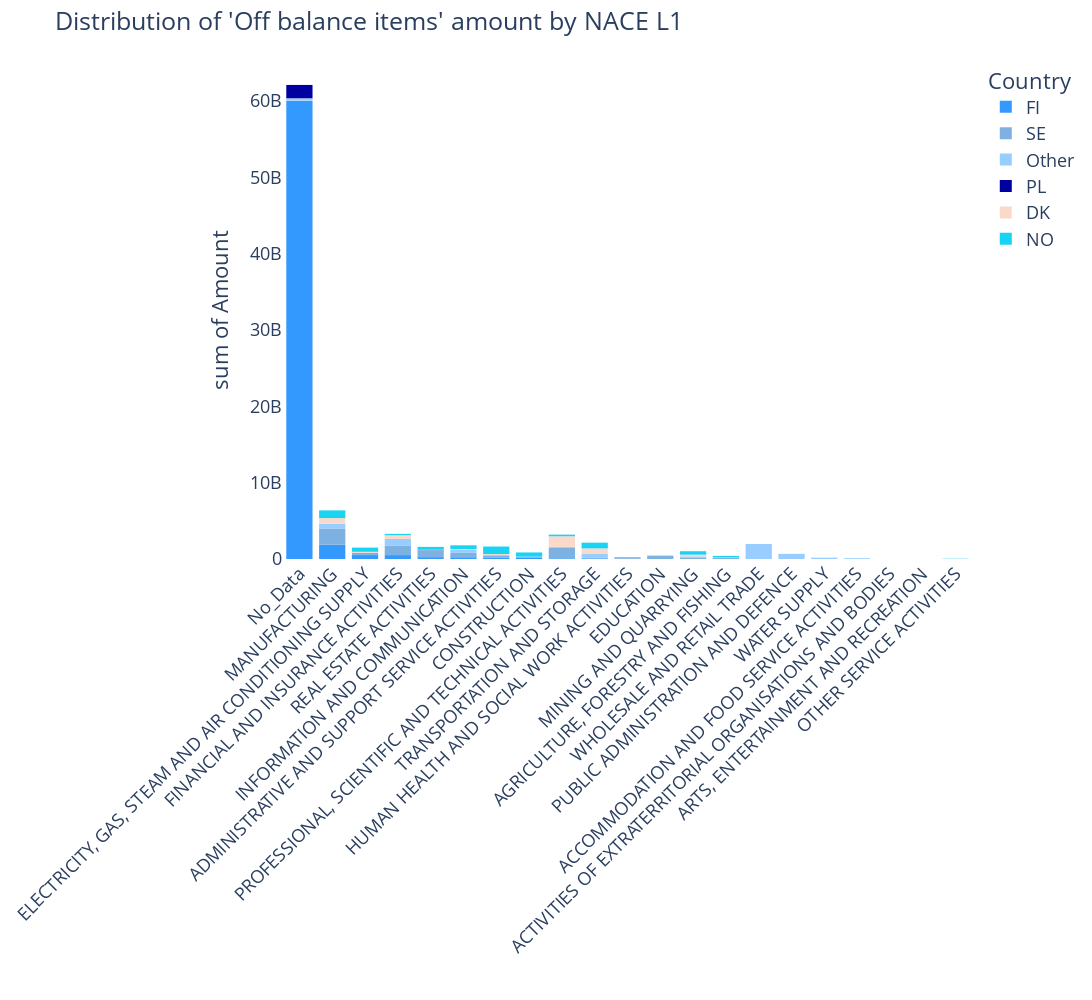

Source (notebook cell):
### Code cell
# Define the custom color list
colors = ['#FBD9CA', '#0000A0', '#99CCFF', '#7DB1E2', '#3399FF' ]

# Create the bar chart
fig_Q4b2 = px.histogram(df_answ_Q4b_off_B, x='NACE_Name_L1', y='Amount', color='Country', width=2000, height=1000)

# Set the color of the bars using the custom color list
for i, color in enumerate(reversed(colors)):
    fig_Q4b2.data[i].marker.color = color

fig_Q4b2.update_traces( hoverinfo='text', textposition='outside', )

# Set the title and remove the x-axis label
fig_Q4b2.update_layout(title_text="Distribution of 'Off balance items' amount by NACE L1", xaxis_title="", font=dict(size=18), xaxis_tickangle=-45, paper_bgcolor='white', plot_bgcolor = 'white') 

# Show the plot
fig_Q4b2.show()

### Figure 1 — Plotly figure (JSON) as saved in the notebook; plotly's stock layout.template omitted (floating-point values rounded to 4 significant figures)
{"data": [{"alignmentgroup": "True", "bingroup": "x", "histfunc": "sum", "hoverinfo": "text", "hovertemplate": "Country=FI<br>NACE_Name_L1=%{x}<br>sum of Amount=%{y}<extra></extra>", "legendgroup": "FI", "marker": {"color": "#3399FF", "pattern": {"shape": ""}}, "name": "FI", "offsetgroup": "FI", "orientation": "v", "showlegend": true, "textposition": "outside", "type": "histogram", "x": ["No_Data", "MANUFACTURING", "ELECTRICITY, GAS, STEAM AND AIR CONDITIONING SUPPLY", "FINANCIAL AND INSURANCE ACTIVITIES", "REAL ESTATE ACTIVITIES", "INFORMATION AND COMMUNICATION", "ADMINISTRATIVE AND SUPPORT SERVICE ACTIVITIES", "CONSTRUCTION", "PROFESSIONAL, SCIENTIFIC AND TECHNICAL ACTIVITIES", "TRANSPORTATION AND STORAGE", "HUMAN HEALTH AND SOCIAL WORK ACTIVITIES"], "xaxis": "x", "y": [60010000000.0, 1867000000.0, 515500000.0, 512100000.0, 246800000.0, 230400000.0, 181100000.0, 150300000.0, 95110000.0, 85800000.0, 26290000.0], "yaxis": "y"}, {"alignmentgroup": "True", "bingroup": "x", "histfunc": "sum", "hoverinfo": "text", "hovertemplate": "Country=SE<br>NACE_Name_L1=%{x}<br>sum of Amount=%{y}<extra></extra>", "legendgroup": "SE", "marker": {"color": "#7DB1E2", "pattern": {"shape": ""}}, "name": "SE", "offsetgroup": "SE", "orientation": "v", "showlegend": true, "textposition": "outside", "type": "histogram", "x": ["MANUFACTURING", "PROFESSIONAL, SCIENTIFIC AND TECHNICAL ACTIVITIES", "FINANCIAL AND INSURANCE ACTIVITIES", "REAL ESTATE ACTIVITIES", "INFORMATION AND COMMUNICATION", "EDUCATION", "ELECTRICITY, GAS, STEAM AND AIR CONDITIONING SUPPLY", "ADMINISTRATIVE AND SUPPORT SERVICE ACTIVITIES", "MINING AND QUARRYING", "HUMAN HEALTH AND SOCIAL WORK ACTIVITIES", "CONSTRUCTION", "AGRICULTURE, FORESTRY AND FISHING", "TRANSPORTATION AND STORAGE", "No_Data"], "xaxis": "x", "y": [2140000000.0, 1353000000.0, 1266000000.0, 923700000.0, 573900000.0, 439700000.0, 306100000.0, 294300000.0, 210700000.0, 209300000.0, 168500000.0, 153800000.0, 70290000.0, 50000000], "yaxis": "y"}, {"alignmentgroup": "True", "bingroup": "x", "histfunc": "sum", "hoverinfo": "text", "hovertemplate": "Country=Other<br>NACE_Name_L1=%{x}<br>sum of Amount=%{y}<extra></extra>", "legendgroup": "Other", "marker": {"color": "#99CCFF", "pattern": {"shape": ""}}, "name": "Other", "offsetgroup": "Other", "orientation": "v", "showlegend": true, "textposition": "outside", "type": "histogram", "x": ["WHOLESALE AND RETAIL TRADE", "PUBLIC ADMINISTRATION AND DEFENCE", "FINANCIAL AND INSURANCE ACTIVITIES", "INFORMATION AND COMMUNICATION", "MANUFACTURING", "TRANSPORTATION AND STORAGE", "FINANCIAL AND INSURANCE ACTIVITIES", "MANUFACTURING", "WATER SUPPLY", "No_Data", "FINANCIAL AND INSURANCE ACTIVITIES", "PROFESSIONAL, SCIENTIFIC AND TECHNICAL ACTIVITIES", "ACCOMMODATION AND FOOD SERVICE ACTIVITIES", "MANUFACTURING", "TRANSPORTATION AND STORAGE", "TRANSPORTATION AND STORAGE", "INFORMATION AND COMMUNICATION", "TRANSPORTATION AND STORAGE", "FINANCIAL AND INSURANCE ACTIVITIES", "MINING AND QUARRYING", "AGRICULTURE, FORESTRY AND FISHING", "No_Data", "INFORMATION AND COMMUNICATION", "MINING AND QUARRYING", "ADMINISTRATIVE AND SUPPORT SERVICE ACTIVITIES", "MANUFACTURING", "TRANSPORTATION AND STORAGE", "AGRICULTURE, FORESTRY AND FISHING", "No_Data", "No_Data", "FINANCIAL AND INSURANCE ACTIVITIES", "No_Data", "MANUFACTURING", "MINING AND QUARRYING", "TRANSPORTATION AND STORAGE", "INFORMATION AND COMMUNICATION", "MANUFACTURING", "PROFESSIONAL, SCIENTIFIC AND TECHNICAL ACTIVITIES", "No_Data", "MANUFACTURING", "MINING AND QUARRYING", "No_Data", "MINING AND QUARRYING", "HUMAN HEALTH AND SOCIAL WORK ACTIVITIES", "INFORMATION AND COMMUNICATION", "FINANCIAL AND INSURANCE ACTIVITIES", "TRANSPORTATION AND STORAGE", "ADMINISTRATIVE AND SUPPORT SERVICE ACTIVITIES", "TRANSPORTATION AND STORAGE", "MANUFACTURING", "INFORMATION AND COMMUNICATION", "ACTIVITIES OF EXTRATERRITORIAL ORGANISATIONS AND BODIES", "TRANSPORTATION AND STORAGE", "PROFESSIONAL, SCIENTIFIC AND TECHNICAL ACTIVITIES", "MANUFACTURING", "INFORMATION AND COMMUNICATION", "AGRICULTURE, FORESTRY AND FISHING", "INFORMATION AND COMMUNICATION", "INFORMATION AND COMMUNICATION", "MANUFACTURING", "MANUFACTURING", "MINING AND QUARRYING", "MANUFACTURING", "MANUFACTURING", "No_Data", "REAL ESTATE ACTIVITIES", "FINANCIAL AND INSURANCE ACTIVITIES", "ADMINISTRATIVE AND SUPPORT SERVICE ACTIVITIES", "TRANSPORTATION AND STORAGE", "MANUFACTURING", "TRANSPORTATION AND STORAGE", "ADMINISTRATIVE AND SUPPORT SERVICE ACTIVITIES", "TRANSPORTATION AND STORAGE", "FINANCIAL AND INSURANCE ACTIVITIES", "INFORMATION AND COMMUNICATION", "TRANSPORTATION AND STORAGE", "TRANSPORTATION AND STORAGE", "ELECTRICITY, GAS, STEAM AND AIR CONDITIONING SUPPLY", "TRANSPORTATION AND STORAGE", "AGRICULTURE, FORESTRY AND FISHING", "FINANCIAL AND INSURANCE ACTIVITIES", "ELECTRICITY, GAS, STEAM AND AIR CONDITIONING SUPPLY", "No_Data"], "xaxis": "x", "y": [1968000000.0, 674400000.0, 438000000.0, 280900000.0, 266666668, 253700000.0, 193200000.0, 189600000.0, 173700000.0, 167800000.0, 135100000.0, 125800000.0, 90000000, 80050000.0, 78380000.0, 70080000.0, 58780000.0, 52940000.0, 49520000.0, 48670000.0, 47750000.0, 43700000.0, 35580000.0, 34520000.0, 26440000.0, 23770000.0, 23110000.0, 22590000.0, 21780000.0, 20500000.0, 17690000.0, 17500000.0, 17500000, 16440000.0, 13800000.0, 13170000.0, 12760000.0, 12580000.0, 12290000.0, 12270000.0, 12130000.0, 11430000.0, 11090000.0, 10840000.0, 8801000.0, 8000000, 7115000.0, 6726000.0, 6556000.0, 5817000.0, 5494000.0, 5391000.0, 5304000.0, 5000000, 4163000.0, 3880000.0, 3338000.0, 3100000.0, 2987000.0, 2206000.0, 1646000.0, 1631000.0, 1082000, 1065000.0, 536667, 512400, 466700.0, 323700.0, 121500.0, 56340.0, 0.85, 0.61, 0.04, 0.03, 0.02, 0.02, 0.01, 0.01, 0.01, 0.01, 0.01, 0.01, 0.01], "yaxis": "y"}, {"alignmentgroup": "True", "bingroup": "x", "histfunc": "sum", "hoverinfo": "text", "hovertemplate": "Country=PL<br>NACE_Name_L1=%{x}<br>sum of Amount=%{y}<extra></extra>", "legendgroup": "PL", "marker": {"color": "#0000A0", "pattern": {"shape": ""}}, "name": "PL", "offsetgroup": "PL", "orientation": "v", "showlegend": true, "textposition": "outside", "type": "histogram", "x": ["No_Data"], "xaxis": "x", "y": [1744000000.0], "yaxis": "y"}, {"alignmentgroup": "True", "bingroup": "x", "histfunc": "sum", "hoverinfo": "text", "hovertemplate": "Country=DK<br>NACE_Name_L1=%{x}<br>sum of Amount=%{y}<extra></extra>", "legendgroup": "DK", "marker": {"color": "#FBD9CA", "pattern": {"shape": ""}}, "name": "DK", "offsetgroup": "DK", "orientation": "v", "showlegend": true, "textposition": "outside", "type": "histogram", "x": ["PROFESSIONAL, SCIENTIFIC AND TECHNICAL ACTIVITIES", "MANUFACTURING", "TRANSPORTATION AND STORAGE", "FINANCIAL AND INSURANCE ACTIVITIES", "MINING AND QUARRYING", "ADMINISTRATIVE AND SUPPORT SERVICE ACTIVITIES", "ELECTRICITY, GAS, STEAM AND AIR CONDITIONING SUPPLY", "INFORMATION AND COMMUNICATION", "REAL ESTATE ACTIVITIES", "ARTS, ENTERTAINMENT AND RECREATION", "AGRICULTURE, FORESTRY AND FISHING"], "xaxis": "x", "y": [1387000000.0, 729700000.0, 718400000.0, 489000000.0, 237200000.0, 137200000.0, 125000000.0, 95700000.0, 32980000.0, 1524000.0, 1066000.0], "yaxis": "y"}, {"alignmentgroup": "True", "bingroup": "x", "histfunc": "sum", "hoverinfo": "text", "hovertemplate": "Country=NO<br>NACE_Name_L1=%{x}<br>sum of Amount=%{y}<extra></extra>", "legendgroup": "NO", "marker": {"color": "#19d3f3", "pattern": {"shape": ""}}, "name": "NO", "offsetgroup": "NO", "orientation": "v", "showlegend": true, "textposition": "outside", "type": "histogram", "x": ["MANUFACTURING", "ADMINISTRATIVE AND SUPPORT SERVICE ACTIVITIES", "TRANSPORTATION AND STORAGE", "ELECTRICITY, GAS, STEAM AND AIR CONDITIONING SUPPLY", "CONSTRUCTION", "INFORMATION AND COMMUNICATION", "MINING AND QUARRYING", "REAL ESTATE ACTIVITIES", "PROFESSIONAL, SCIENTIFIC AND TECHNICAL ACTIVITIES", "FINANCIAL AND INSURANCE ACTIVITIES", "AGRICULTURE, FORESTRY AND FISHING", "OTHER SERVICE ACTIVITIES", "ACCOMMODATION AND FOOD SERVICE ACTIVITIES", "HUMAN HEALTH AND SOCIAL WORK ACTIVITIES", "ARTS, ENTERTAINMENT AND RECREATION", "No_Data"], "xaxis": "x", "y": [1012000000.0, 989400000.0, 752000000.0, 546200000.0, 539800000.0, 478900000.0, 446800000.0, 381800000.0, 212700000.0, 181800000.0, 173700000.0, 31190000.0, 12110000.0, 10630000.0, 550300.0, 128900.0], "yaxis": "y"}], "layout": {"barmode": "relative", "font": {"size": 18}, "height": 1000, "legend": {"title": {"text": "Country"}, "tracegroupgap": 0}, "margin": {"t": 60}, "paper_bgcolor": "white", "plot_bgcolor": "white", "title": {"text": "Distribution of 'Off balance items' amount by NACE L1"}, "width": 2000, "xaxis": {"anchor": "y", "domain": [0, 1], "tickangle": -45, "title": {"text": ""}}, "yaxis": {"anchor": "x", "domain": [0, 1], "title": {"text": "sum of Amount"}}}}
